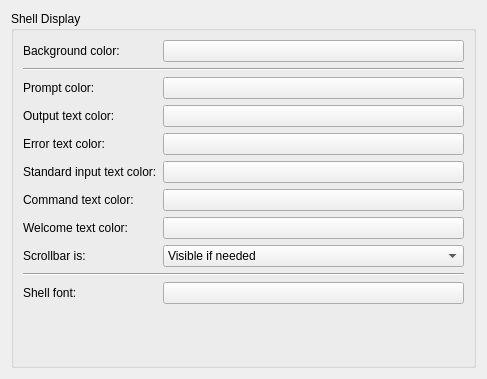
<?xml version="1.0" encoding="UTF-8"?>
<ui version="4.0">
 <class>qSlicerSettingsPythonPanel</class>
 <widget class="ctkSettingsPanel" name="qSlicerSettingsPythonPanel">
  <property name="geometry">
   <rect>
    <x>0</x>
    <y>0</y>
    <width>487</width>
    <height>379</height>
   </rect>
  </property>
  <property name="windowTitle">
   <string>Slicer Settings</string>
  </property>
  <layout class="QVBoxLayout" name="verticalLayout">
   <item>
    <widget class="QGroupBox" name="ShellDisplayGroupBox">
     <property name="title">
      <string>Shell Display</string>
     </property>
     <property name="flat">
      <bool>true</bool>
     </property>
     <layout class="QFormLayout" name="formLayout">
      <property name="fieldGrowthPolicy">
       <enum>QFormLayout::AllNonFixedFieldsGrow</enum>
      </property>
      <item row="0" column="0">
       <widget class="QLabel" name="BackgroundColorLabel">
        <property name="text">
         <string>Background color:</string>
        </property>
       </widget>
      </item>
      <item row="0" column="1">
       <widget class="ctkColorPickerButton" name="BackgroundColorPicker"/>
      </item>
      <item row="1" column="0" colspan="2">
       <widget class="Line" name="ShellDisplayFirstLine">
        <property name="orientation">
         <enum>Qt::Horizontal</enum>
        </property>
       </widget>
      </item>
      <item row="2" column="0">
       <widget class="QLabel" name="PromptColorLabel">
        <property name="text">
         <string>Prompt color:</string>
        </property>
       </widget>
      </item>
      <item row="2" column="1">
       <widget class="ctkColorPickerButton" name="PromptColorPicker"/>
      </item>
      <item row="3" column="0">
       <widget class="QLabel" name="OutputTextColorLabel">
        <property name="text">
         <string>Output text color:</string>
        </property>
       </widget>
      </item>
      <item row="3" column="1">
       <widget class="ctkColorPickerButton" name="OutputTextColorPicker"/>
      </item>
      <item row="4" column="0">
       <widget class="QLabel" name="ErrorTextColorLabel">
        <property name="text">
         <string>Error text color:</string>
        </property>
       </widget>
      </item>
      <item row="4" column="1">
       <widget class="ctkColorPickerButton" name="ErrorTextColorPicker"/>
      </item>
      <item row="5" column="0">
       <widget class="QLabel" name="StdinTextColorLabel">
        <property name="text">
         <string>Standard input text color:</string>
        </property>
       </widget>
      </item>
      <item row="5" column="1">
       <widget class="ctkColorPickerButton" name="StdinTextColorPicker"/>
      </item>
      <item row="6" column="0">
       <widget class="QLabel" name="CommandTextColorLabel">
        <property name="text">
         <string>Command text color:</string>
        </property>
       </widget>
      </item>
      <item row="6" column="1">
       <widget class="ctkColorPickerButton" name="CommandTextColorPicker"/>
      </item>
      <item row="7" column="0">
       <widget class="QLabel" name="WelcomeTextColorLabel">
        <property name="text">
         <string>Welcome text color:</string>
        </property>
       </widget>
      </item>
      <item row="7" column="1">
       <widget class="ctkColorPickerButton" name="WelcomeTextColorPicker"/>
      </item>
      <item row="9" column="0" colspan="2">
       <widget class="Line" name="ShellDisplaySecondLine">
        <property name="orientation">
         <enum>Qt::Horizontal</enum>
        </property>
       </widget>
      </item>
      <item row="8" column="0">
       <widget class="QLabel" name="ScrollBarPolicyLabel">
        <property name="text">
         <string>Scrollbar is:</string>
        </property>
       </widget>
      </item>
      <item row="8" column="1">
       <widget class="QComboBox" name="ScrollBarPolicyComboBox">
        <item>
         <property name="text">
          <string>Visible if needed</string>
         </property>
        </item>
        <item>
         <property name="text">
          <string>Disabled</string>
         </property>
        </item>
        <item>
         <property name="text">
          <string>Always visible</string>
         </property>
        </item>
       </widget>
      </item>
      <item row="10" column="0">
       <widget class="QLabel" name="PromptFontLabel">
        <property name="text">
         <string>Shell font:</string>
        </property>
       </widget>
      </item>
      <item row="10" column="1">
       <widget class="ctkFontButton" name="pythonFontButton">
        <property name="text">
         <string/>
        </property>
       </widget>
      </item>
     </layout>
    </widget>
   </item>
  </layout>
 </widget>
 <customwidgets>
  <customwidget>
   <class>ctkColorPickerButton</class>
   <extends>QPushButton</extends>
   <header>ctkColorPickerButton.h</header>
  </customwidget>
  <customwidget>
   <class>ctkSettingsPanel</class>
   <extends>QWidget</extends>
   <header>ctkSettingsPanel.h</header>
   <container>1</container>
  </customwidget>
  <customwidget>
   <class>ctkFontButton</class>
   <extends>QPushButton</extends>
   <header>ctkFontButton.h</header>
  </customwidget>
 </customwidgets>
 <resources/>
 <connections/>
</ui>
